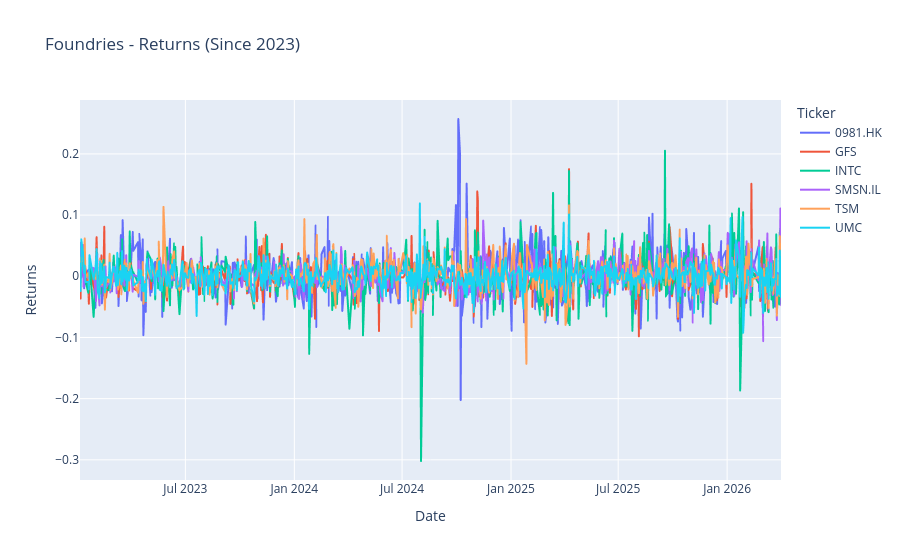
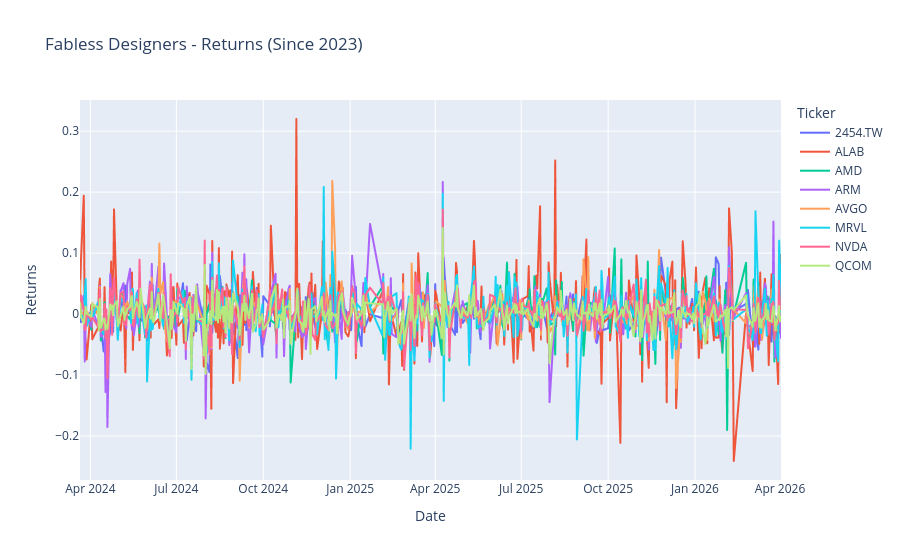
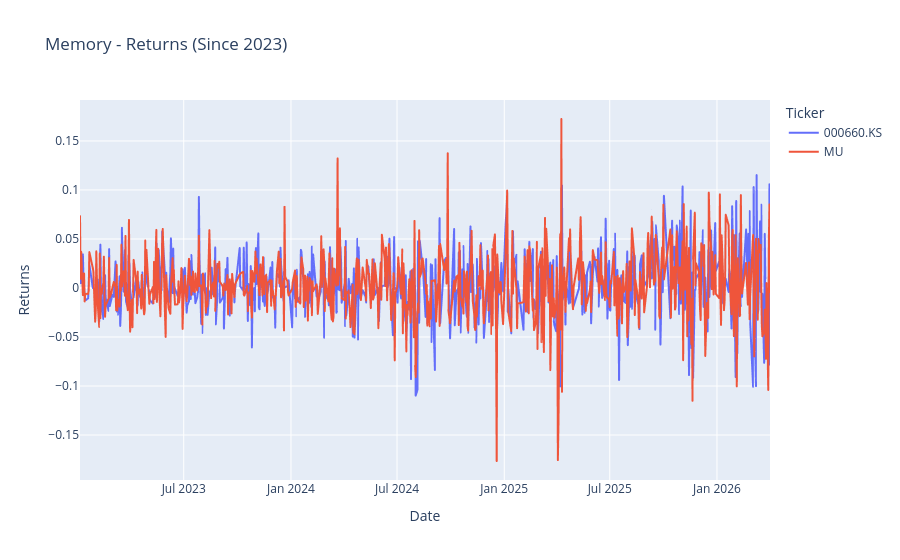
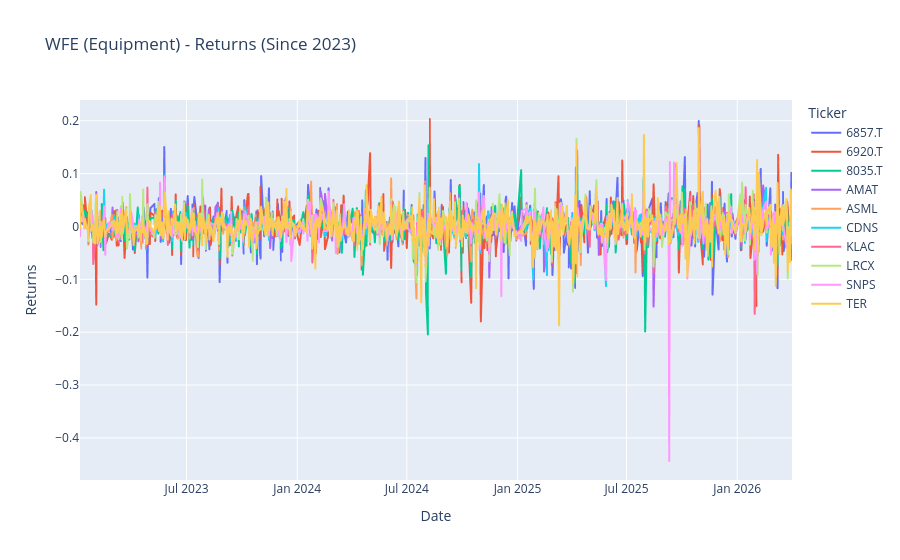

The notebook cell saved with these charts, in order:
### Code cell
# Compute and visualize returns for each sphere
total_returns = pd.DataFrame()
for sphere_name, tickers_dict in spheres.items():
    data = yf.download(list(tickers_dict.keys()), start="2023-01-01", progress=False)['Close']
    returns = np.log(data / data.shift(1)).dropna()
    total_returns = pd.concat([total_returns, returns], axis=1)

    fig = px.line(returns, x=returns.index, y=returns.columns,
                  title=f'{sphere_name} - Returns (Since 2023)',
                  labels={'value': 'Returns', 'variable': 'Ticker'})
    fig.update_layout(xaxis_title='Date', yaxis_title='Returns')
    fig.show()

### Figure 1 — Plotly figure (JSON) as saved in the notebook; plotly's stock layout.template omitted (floating-point values rounded to 4 significant figures; data arrays with more than 128 entries replaced by an {"elided": "..."} marker saying what was removed)
{"data": [{"hovertemplate": "Ticker=0981.HK<br>Date=%{x}<br>Returns=%{y}<extra></extra>", "legendgroup": "0981.HK", "line": {"color": "#636efa", "dash": "solid"}, "marker": {"symbol": "circle"}, "mode": "lines", "name": "0981.HK", "showlegend": true, "type": "scattergl", "x": {"elided": "706 str values"}, "xaxis": "x", "y": {"elided": "706 float values"}, "yaxis": "y"}, {"hovertemplate": "Ticker=GFS<br>Date=%{x}<br>Returns=%{y}<extra></extra>", "legendgroup": "GFS", "line": {"color": "#EF553B", "dash": "solid"}, "marker": {"symbol": "circle"}, "mode": "lines", "name": "GFS", "showlegend": true, "type": "scattergl", "x": {"elided": "706 str values"}, "xaxis": "x", "y": {"elided": "706 float values"}, "yaxis": "y"}, {"hovertemplate": "Ticker=INTC<br>Date=%{x}<br>Returns=%{y}<extra></extra>", "legendgroup": "INTC", "line": {"color": "#00cc96", "dash": "solid"}, "marker": {"symbol": "circle"}, "mode": "lines", "name": "INTC", "showlegend": true, "type": "scattergl", "x": {"elided": "706 str values"}, "xaxis": "x", "y": {"elided": "706 float values"}, "yaxis": "y"}, {"hovertemplate": "Ticker=SMSN.IL<br>Date=%{x}<br>Returns=%{y}<extra></extra>", "legendgroup": "SMSN.IL", "line": {"color": "#ab63fa", "dash": "solid"}, "marker": {"symbol": "circle"}, "mode": "lines", "name": "SMSN.IL", "showlegend": true, "type": "scattergl", "x": {"elided": "706 str values"}, "xaxis": "x", "y": {"elided": "706 float values"}, "yaxis": "y"}, {"hovertemplate": "Ticker=TSM<br>Date=%{x}<br>Returns=%{y}<extra></extra>", "legendgroup": "TSM", "line": {"color": "#FFA15A", "dash": "solid"}, "marker": {"symbol": "circle"}, "mode": "lines", "name": "TSM", "showlegend": true, "type": "scattergl", "x": {"elided": "706 str values"}, "xaxis": "x", "y": {"elided": "706 float values"}, "yaxis": "y"}, {"hovertemplate": "Ticker=UMC<br>Date=%{x}<br>Returns=%{y}<extra></extra>", "legendgroup": "UMC", "line": {"color": "#19d3f3", "dash": "solid"}, "marker": {"symbol": "circle"}, "mode": "lines", "name": "UMC", "showlegend": true, "type": "scattergl", "x": {"elided": "706 str values"}, "xaxis": "x", "y": {"elided": "706 float values"}, "yaxis": "y"}], "layout": {"legend": {"title": {"text": "Ticker"}, "tracegroupgap": 0}, "title": {"text": "Foundries - Returns (Since 2023)"}, "xaxis": {"anchor": "y", "domain": [0, 1], "title": {"text": "Date"}}, "yaxis": {"anchor": "x", "domain": [0, 1], "title": {"text": "Returns"}}}}

### Figure 2 — Plotly figure (JSON) as saved in the notebook; plotly's stock layout.template omitted (floating-point values rounded to 4 significant figures; data arrays with more than 128 entries replaced by an {"elided": "..."} marker saying what was removed)
{"data": [{"hovertemplate": "Ticker=2454.TW<br>Date=%{x}<br>Returns=%{y}<extra></extra>", "legendgroup": "2454.TW", "line": {"color": "#636efa", "dash": "solid"}, "marker": {"symbol": "circle"}, "mode": "lines", "name": "2454.TW", "showlegend": true, "type": "scattergl", "x": {"elided": "438 str values"}, "xaxis": "x", "y": {"elided": "438 float values"}, "yaxis": "y"}, {"hovertemplate": "Ticker=ALAB<br>Date=%{x}<br>Returns=%{y}<extra></extra>", "legendgroup": "ALAB", "line": {"color": "#EF553B", "dash": "solid"}, "marker": {"symbol": "circle"}, "mode": "lines", "name": "ALAB", "showlegend": true, "type": "scattergl", "x": {"elided": "438 str values"}, "xaxis": "x", "y": {"elided": "438 float values"}, "yaxis": "y"}, {"hovertemplate": "Ticker=AMD<br>Date=%{x}<br>Returns=%{y}<extra></extra>", "legendgroup": "AMD", "line": {"color": "#00cc96", "dash": "solid"}, "marker": {"symbol": "circle"}, "mode": "lines", "name": "AMD", "showlegend": true, "type": "scattergl", "x": {"elided": "438 str values"}, "xaxis": "x", "y": {"elided": "438 float values"}, "yaxis": "y"}, {"hovertemplate": "Ticker=ARM<br>Date=%{x}<br>Returns=%{y}<extra></extra>", "legendgroup": "ARM", "line": {"color": "#ab63fa", "dash": "solid"}, "marker": {"symbol": "circle"}, "mode": "lines", "name": "ARM", "showlegend": true, "type": "scattergl", "x": {"elided": "438 str values"}, "xaxis": "x", "y": {"elided": "438 float values"}, "yaxis": "y"}, {"hovertemplate": "Ticker=AVGO<br>Date=%{x}<br>Returns=%{y}<extra></extra>", "legendgroup": "AVGO", "line": {"color": "#FFA15A", "dash": "solid"}, "marker": {"symbol": "circle"}, "mode": "lines", "name": "AVGO", "showlegend": true, "type": "scattergl", "x": {"elided": "438 str values"}, "xaxis": "x", "y": {"elided": "438 float values"}, "yaxis": "y"}, {"hovertemplate": "Ticker=MRVL<br>Date=%{x}<br>Returns=%{y}<extra></extra>", "legendgroup": "MRVL", "line": {"color": "#19d3f3", "dash": "solid"}, "marker": {"symbol": "circle"}, "mode": "lines", "name": "MRVL", "showlegend": true, "type": "scattergl", "x": {"elided": "438 str values"}, "xaxis": "x", "y": {"elided": "438 float values"}, "yaxis": "y"}, {"hovertemplate": "Ticker=NVDA<br>Date=%{x}<br>Returns=%{y}<extra></extra>", "legendgroup": "NVDA", "line": {"color": "#FF6692", "dash": "solid"}, "marker": {"symbol": "circle"}, "mode": "lines", "name": "NVDA", "showlegend": true, "type": "scattergl", "x": {"elided": "438 str values"}, "xaxis": "x", "y": {"elided": "438 float values"}, "yaxis": "y"}, {"hovertemplate": "Ticker=QCOM<br>Date=%{x}<br>Returns=%{y}<extra></extra>", "legendgroup": "QCOM", "line": {"color": "#B6E880", "dash": "solid"}, "marker": {"symbol": "circle"}, "mode": "lines", "name": "QCOM", "showlegend": true, "type": "scattergl", "x": {"elided": "438 str values"}, "xaxis": "x", "y": {"elided": "438 float values"}, "yaxis": "y"}], "layout": {"legend": {"title": {"text": "Ticker"}, "tracegroupgap": 0}, "title": {"text": "Fabless Designers - Returns (Since 2023)"}, "xaxis": {"anchor": "y", "domain": [0, 1], "title": {"text": "Date"}}, "yaxis": {"anchor": "x", "domain": [0, 1], "title": {"text": "Returns"}}}}

### Figure 3 — Plotly figure (JSON) as saved in the notebook; plotly's stock layout.template omitted (floating-point values rounded to 4 significant figures; data arrays with more than 128 entries replaced by an {"elided": "..."} marker saying what was removed)
{"data": [{"hovertemplate": "Ticker=000660.KS<br>Date=%{x}<br>Returns=%{y}<extra></extra>", "legendgroup": "000660.KS", "line": {"color": "#636efa", "dash": "solid"}, "marker": {"symbol": "circle"}, "mode": "lines", "name": "000660.KS", "showlegend": true, "type": "scattergl", "x": {"elided": "705 str values"}, "xaxis": "x", "y": {"elided": "705 float values"}, "yaxis": "y"}, {"hovertemplate": "Ticker=MU<br>Date=%{x}<br>Returns=%{y}<extra></extra>", "legendgroup": "MU", "line": {"color": "#EF553B", "dash": "solid"}, "marker": {"symbol": "circle"}, "mode": "lines", "name": "MU", "showlegend": true, "type": "scattergl", "x": {"elided": "705 str values"}, "xaxis": "x", "y": {"elided": "705 float values"}, "yaxis": "y"}], "layout": {"legend": {"title": {"text": "Ticker"}, "tracegroupgap": 0}, "title": {"text": "Memory - Returns (Since 2023)"}, "xaxis": {"anchor": "y", "domain": [0, 1], "title": {"text": "Date"}}, "yaxis": {"anchor": "x", "domain": [0, 1], "title": {"text": "Returns"}}}}

### Figure 4 — Plotly figure (JSON) as saved in the notebook; plotly's stock layout.template omitted (floating-point values rounded to 4 significant figures; data arrays with more than 128 entries replaced by an {"elided": "..."} marker saying what was removed)
{"data": [{"hovertemplate": "Ticker=6857.T<br>Date=%{x}<br>Returns=%{y}<extra></extra>", "legendgroup": "6857.T", "line": {"color": "#636efa", "dash": "solid"}, "marker": {"symbol": "circle"}, "mode": "lines", "name": "6857.T", "showlegend": true, "type": "scattergl", "x": {"elided": "694 str values"}, "xaxis": "x", "y": {"elided": "694 float values"}, "yaxis": "y"}, {"hovertemplate": "Ticker=6920.T<br>Date=%{x}<br>Returns=%{y}<extra></extra>", "legendgroup": "6920.T", "line": {"color": "#EF553B", "dash": "solid"}, "marker": {"symbol": "circle"}, "mode": "lines", "name": "6920.T", "showlegend": true, "type": "scattergl", "x": {"elided": "694 str values"}, "xaxis": "x", "y": {"elided": "694 float values"}, "yaxis": "y"}, {"hovertemplate": "Ticker=8035.T<br>Date=%{x}<br>Returns=%{y}<extra></extra>", "legendgroup": "8035.T", "line": {"color": "#00cc96", "dash": "solid"}, "marker": {"symbol": "circle"}, "mode": "lines", "name": "8035.T", "showlegend": true, "type": "scattergl", "x": {"elided": "694 str values"}, "xaxis": "x", "y": {"elided": "694 float values"}, "yaxis": "y"}, {"hovertemplate": "Ticker=AMAT<br>Date=%{x}<br>Returns=%{y}<extra></extra>", "legendgroup": "AMAT", "line": {"color": "#ab63fa", "dash": "solid"}, "marker": {"symbol": "circle"}, "mode": "lines", "name": "AMAT", "showlegend": true, "type": "scattergl", "x": {"elided": "694 str values"}, "xaxis": "x", "y": {"elided": "694 float values"}, "yaxis": "y"}, {"hovertemplate": "Ticker=ASML<br>Date=%{x}<br>Returns=%{y}<extra></extra>", "legendgroup": "ASML", "line": {"color": "#FFA15A", "dash": "solid"}, "marker": {"symbol": "circle"}, "mode": "lines", "name": "ASML", "showlegend": true, "type": "scattergl", "x": {"elided": "694 str values"}, "xaxis": "x", "y": {"elided": "694 float values"}, "yaxis": "y"}, {"hovertemplate": "Ticker=CDNS<br>Date=%{x}<br>Returns=%{y}<extra></extra>", "legendgroup": "CDNS", "line": {"color": "#19d3f3", "dash": "solid"}, "marker": {"symbol": "circle"}, "mode": "lines", "name": "CDNS", "showlegend": true, "type": "scattergl", "x": {"elided": "694 str values"}, "xaxis": "x", "y": {"elided": "694 float values"}, "yaxis": "y"}, {"hovertemplate": "Ticker=KLAC<br>Date=%{x}<br>Returns=%{y}<extra></extra>", "legendgroup": "KLAC", "line": {"color": "#FF6692", "dash": "solid"}, "marker": {"symbol": "circle"}, "mode": "lines", "name": "KLAC", "showlegend": true, "type": "scattergl", "x": {"elided": "694 str values"}, "xaxis": "x", "y": {"elided": "694 float values"}, "yaxis": "y"}, {"hovertemplate": "Ticker=LRCX<br>Date=%{x}<br>Returns=%{y}<extra></extra>", "legendgroup": "LRCX", "line": {"color": "#B6E880", "dash": "solid"}, "marker": {"symbol": "circle"}, "mode": "lines", "name": "LRCX", "showlegend": true, "type": "scattergl", "x": {"elided": "694 str values"}, "xaxis": "x", "y": {"elided": "694 float values"}, "yaxis": "y"}, {"hovertemplate": "Ticker=SNPS<br>Date=%{x}<br>Returns=%{y}<extra></extra>", "legendgroup": "SNPS", "line": {"color": "#FF97FF", "dash": "solid"}, "marker": {"symbol": "circle"}, "mode": "lines", "name": "SNPS", "showlegend": true, "type": "scattergl", "x": {"elided": "694 str values"}, "xaxis": "x", "y": {"elided": "694 float values"}, "yaxis": "y"}, {"hovertemplate": "Ticker=TER<br>Date=%{x}<br>Returns=%{y}<extra></extra>", "legendgroup": "TER", "line": {"color": "#FECB52", "dash": "solid"}, "marker": {"symbol": "circle"}, "mode": "lines", "name": "TER", "showlegend": true, "type": "scattergl", "x": {"elided": "694 str values"}, "xaxis": "x", "y": {"elided": "694 float values"}, "yaxis": "y"}], "layout": {"legend": {"title": {"text": "Ticker"}, "tracegroupgap": 0}, "title": {"text": "WFE (Equipment) - Returns (Since 2023)"}, "xaxis": {"anchor": "y", "domain": [0, 1], "title": {"text": "Date"}}, "yaxis": {"anchor": "x", "domain": [0, 1], "title": {"text": "Returns"}}}}
